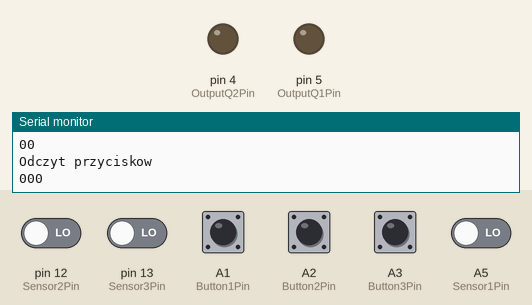
Bench run of a sketch on a simulated Arduino Uno, built with avr-gcc and run on an emulated ATmega328P. Shown: output pins drawn as LEDs (lit = HIGH), the last lines printed to the serial monitor. Inputs (shaded band) come from the test bench; at power-on: A1 (Button1Pin), A2 (Button2Pin), A3 (Button3Pin), A5 (Sensor1Pin), pin 12 (Sensor2Pin), pin 13 (Sensor3Pin) LOW.

Above: at 1.2 s.
1.3 s: pin 12 (Sensor2Pin) driven HIGH
At 2.2 s:
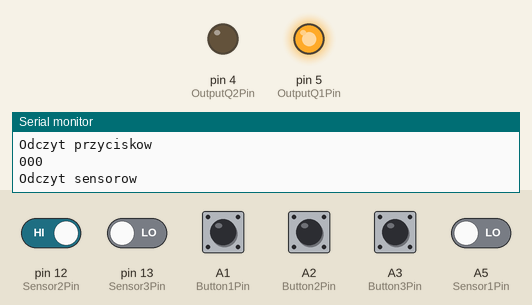
2.8 s: A5 (Sensor1Pin) driven HIGH
At 3.8 s:
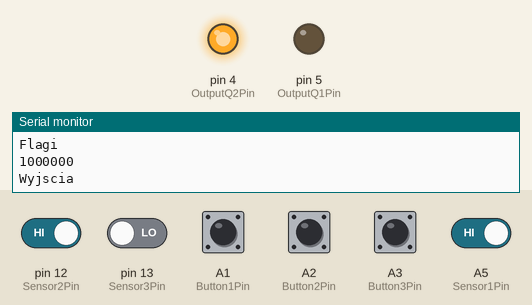
4.3 s: A2 (Button2Pin) pulled HIGH for 0.15 s
At 5.4 s:
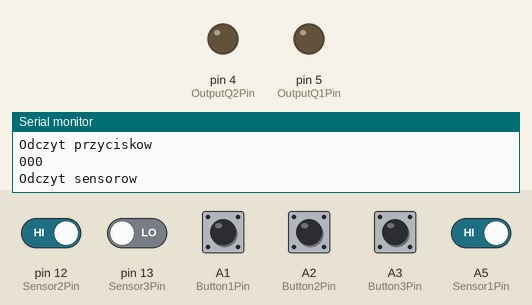
5.9 s: pin 12 (Sensor2Pin) driven LOW
At 7.0 s:
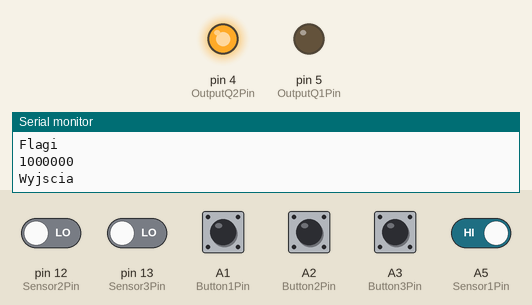
8.9 s: A2 (Button2Pin) pulled HIGH for 1 s
At 10.1 s:
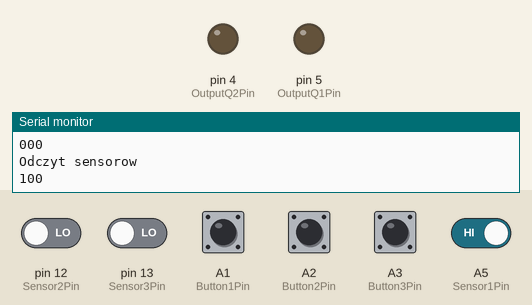
Timing chart, 0 to 11.9 s (numbered marks = the images above; inputs shaded):
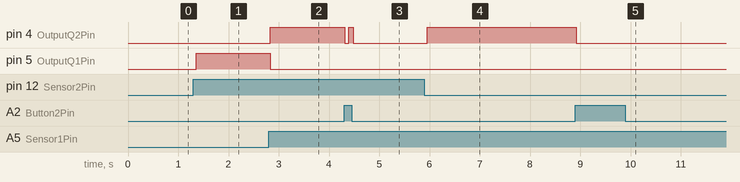

Measured:
- after the input at 1.3 s, pin 5 (OutputQ1Pin): LOW → HIGH after 0.06 s
- after the input at 2.8 s, pin 4 (OutputQ2Pin): LOW → HIGH at once; pin 5 (OutputQ1Pin): HIGH → LOW at once
- after the input at 4.3 s, pin 4 (OutputQ2Pin): HIGH → LOW at once, → HIGH 0.08 s later, → LOW 0.08 s later
- after the input at 5.9 s, pin 4 (OutputQ2Pin): LOW → HIGH after 0.06 s
- after the input at 8.9 s, pin 4 (OutputQ2Pin): HIGH → LOW at once

The sketch:

Arduino.ino
```cpp
#define czyRaport 1
#define lag 0
//Przyłacza Arduino
int Button1Pin = A1; //nazwa pinu dla "Przycisk żądanie 1-go poziomu"
int Button2Pin = A2; //nazwa pinu dla "Przycisk żądanie 2-go poziomu"
int Button3Pin = A3; //nazwa pinu dla "Przycisk żądanie 3-go poziomu"
int Sensor1Pin = A5; //nazwa pinu dla "Sensor obecności kabiny na 1-wszym poziomie"
int Sensor2Pin = 12; //nazwa pinu dla "Sensor obecności kabiny na 2-gim poziomie"
int Sensor3Pin = 13; //nazwa pinu dla "Sensor obecności kabiny na 3-cim poziomie"
int OutputQ2Pin = 4;//numer pinu dla Control Signal of Relay 4 / Output Signal Q2 / Start/Stop Signal
int OutputQ1Pin = 5;//numer pinu dla Control Signal of Relay 3 / Output Signal Q1 / Forward/Reverse Signal
//Zmienne globalne
boolean Q1 = 0;//Forward/Reverse Control Signal Relay 3
boolean Q2 = 0;//Start/Stop Control Signal Relay 4
boolean I2 = 0;//Odczyt z "Przycisk żądanie 1-go poziomu"
boolean I3 = 0;//Odczyt z "Przycisk żądanie 2-go poziomu"
boolean I4 = 0;//Odczyt z "Przycisk żądanie 3-go poziomu"
boolean I6 = 0;//Odczyt z "Sensor obecności kabiny na 1. poziomie"
boolean I7 = 0;//Odczyt z "Sensor obecności kabiny na 2. poziomie"
boolean I8 = 0;//Odczyt z "Sensor obecności kabiny na 3. poziomie"
//Flagi stanow
boolean M1 = 0;
boolean M2 = 0;
boolean M3 = 0;
boolean M4 = 0;
boolean M5 = 0;
boolean M6 = 0;
boolean M7 = 0;
boolean M1p = 0;
boolean M2p = 0;
boolean M3p = 0;
boolean M4p = 0;
boolean M5p = 0;
boolean M6p = 0;
boolean M7p = 0;
void raport()
{
 Serial.println("Odczyt przyciskow ");
 Serial.print(I2);
 Serial.print(I3);
 Serial.print(I4);
 Serial.println();
 Serial.println("Odczyt sensorow ");
 Serial.print(I6);
 Serial.print(I7);
 Serial.print(I8);
 Serial.println();
 Serial.println("Flagi ");
 Serial.print(M1);
 Serial.print(M2);
 Serial.print(M3);
 Serial.print(M4);
 Serial.print(M5);
 Serial.print(M6);
 Serial.print(M7);
 Serial.println();
 Serial.println("Wyjscia ");
 Serial.print(Q1);
 Serial.print(Q2);
 Serial.println();
}
void odczytWejsc()
{
 I2 = digitalRead(Button1Pin);
 I3 = digitalRead(Button2Pin);
 I4 = digitalRead(Button3Pin);
 I6 = digitalRead(Sensor1Pin);
 I7 = digitalRead(Sensor2Pin);
 I8 = digitalRead(Sensor3Pin);
}
void funkcjaPrzejscia()
{
 //Obliczenie wartości funkcji przejśc stanów (flag)
 M1p = !M1&!M2&!M3&!M4&!M5&!M6&!M7&I6&!I7&!I8 | M1&!I3&!I4 | M5&I6 | M1&I3&I4;
 M2p = M1&I3&!I4 | M2&!I7;
 M3p = M1&!I3&I4 | M3&!I8 | M4&!I2&I4;
 M4p = M2&I7 | M4&!I2&I4 | M7&I7 | M4&I2&I4;
 M5p = !M1&!M2&!M3&!M4&!M5&!M6&!M7&!I6&(I7&!I8 | !I7&I8) | M4&I2&!I4 | M5&!I6 | M6&I2&!I3&!I4;
 M6p = M3&I8 | M6&!I2&!I3 | M6&I2&I3;
 M7p = M6&!I2&I3 | M7&!I7;
 //Przepisanie "nowych" wartości do "starych"
 M1 = M1p;
 M2 = M2p;
 M3 = M3p;
 M4 = M4p;
 M5 = M5p;
 M6 = M6p;
 M7 = M7p;
}
void funkcjaWyjscia()
{
 Q1 = M5 | M7;
 Q2 = M1 | M4 | M6;
}
void zapisWyjscia()
{
 digitalWrite(OutputQ1Pin, Q1);
 digitalWrite(OutputQ2Pin, Q2);
}
void setup()
{
 pinMode(Button1Pin, INPUT);
 pinMode(Button2Pin, INPUT);
 pinMode(Button3Pin, INPUT);
 pinMode(Sensor1Pin, INPUT);
 pinMode(Sensor2Pin, INPUT);
 pinMode(Sensor3Pin, INPUT);
 pinMode(OutputQ1Pin, OUTPUT);
 pinMode(OutputQ2Pin, OUTPUT);
 Serial.begin(9600);
 Serial.println("Koniec wykonywania Setup");
}
void loop()
{
 odczytWejsc();
 funkcjaPrzejscia();
 funkcjaWyjscia();
 zapisWyjscia();
 raport();
}
```
